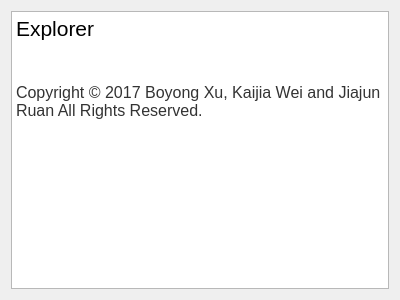
<?xml version="1.0" encoding="UTF-8"?>
<ui version="4.0">
 <class>aboutDialog</class>
 <widget class="QDialog" name="aboutDialog">
  <property name="geometry">
   <rect>
    <x>0</x>
    <y>0</y>
    <width>400</width>
    <height>300</height>
   </rect>
  </property>
  <property name="windowTitle">
   <string>Dialog</string>
  </property>
  <layout class="QVBoxLayout" name="verticalLayout">
   <item>
    <widget class="QTextEdit" name="textEdit">
     <property name="html">
      <string>&lt;!DOCTYPE HTML PUBLIC &quot;-//W3C//DTD HTML 4.0//EN&quot; &quot;http://www.w3.org/TR/REC-html40/strict.dtd&quot;&gt;
&lt;html&gt;&lt;head&gt;&lt;meta name=&quot;qrichtext&quot; content=&quot;1&quot; /&gt;&lt;style type=&quot;text/css&quot;&gt;
p, li { white-space: pre-wrap; }
&lt;/style&gt;&lt;/head&gt;&lt;body style=&quot; font-family:'SimSun'; font-size:9pt; font-weight:400; font-style:normal;&quot;&gt;
&lt;p style=&quot; margin-top:0px; margin-bottom:0px; margin-left:0px; margin-right:0px; -qt-block-indent:0; text-indent:0px;&quot;&gt;&lt;span style=&quot; font-size:16pt;&quot;&gt;Explorer&lt;/span&gt;&lt;/p&gt;
&lt;p style=&quot;-qt-paragraph-type:empty; margin-top:0px; margin-bottom:0px; margin-left:0px; margin-right:0px; -qt-block-indent:0; text-indent:0px;&quot;&gt;&lt;br /&gt;&lt;/p&gt;
&lt;p style=&quot;-qt-paragraph-type:empty; margin-top:0px; margin-bottom:0px; margin-left:0px; margin-right:0px; -qt-block-indent:0; text-indent:0px;&quot;&gt;&lt;br /&gt;&lt;/p&gt;
&lt;p style=&quot;-qt-paragraph-type:empty; margin-top:0px; margin-bottom:0px; margin-left:0px; margin-right:0px; -qt-block-indent:0; text-indent:0px;&quot;&gt;&lt;br /&gt;&lt;/p&gt;
&lt;p style=&quot; margin-top:0px; margin-bottom:0px; margin-left:0px; margin-right:0px; -qt-block-indent:0; text-indent:0px;&quot;&gt;&lt;a name=&quot;best-content-173003104&quot;&gt;&lt;/a&gt;&lt;span style=&quot; font-family:'PingFang SC,Lantinghei SC,Microsoft YaHei,arial,宋体,sans-serif,tahoma'; font-size:16px; color:#333333; background-color:#ffffff;&quot;&gt;C&lt;/span&gt;&lt;span style=&quot; font-family:'PingFang SC,Lantinghei SC,Microsoft YaHei,arial,宋体,sans-serif,tahoma'; font-size:16px; color:#333333; background-color:#ffffff;&quot;&gt;opyright © 2017 Boyong Xu, Kaijia Wei and Jiajun Ruan All Rights Reserved.&lt;/span&gt;&lt;/p&gt;&lt;/body&gt;&lt;/html&gt;</string>
     </property>
    </widget>
   </item>
  </layout>
 </widget>
 <resources/>
 <connections/>
</ui>
